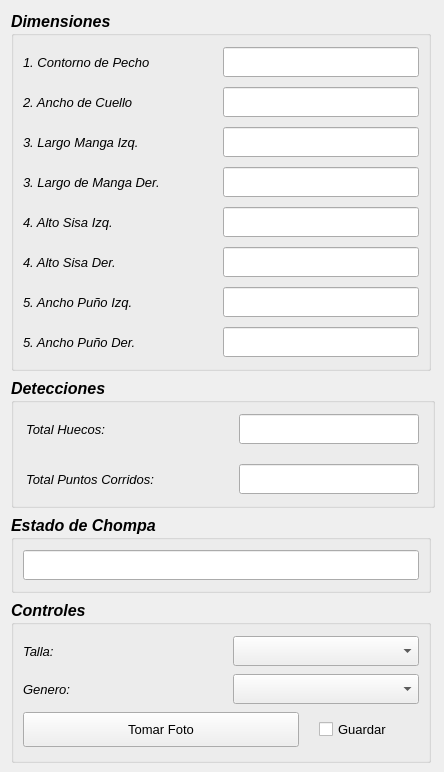
        <widget class="QWidget" name="analisis">
         <widget class="QGroupBox" name="groupBox">
          <property name="geometry">
           <rect>
            <x>11</x>
            <y>11</y>
            <width>420</width>
            <height>360</height>
           </rect>
          </property>
          <property name="sizePolicy">
           <sizepolicy hsizetype="Fixed" vsizetype="Expanding">
            <horstretch>0</horstretch>
            <verstretch>0</verstretch>
           </sizepolicy>
          </property>
          <property name="minimumSize">
           <size>
            <width>420</width>
            <height>360</height>
           </size>
          </property>
          <property name="font">
           <font>
            <pointsize>12</pointsize>
            <weight>75</weight>
            <italic>true</italic>
            <bold>true</bold>
           </font>
          </property>
          <property name="title">
           <string>Dimensiones</string>
          </property>
          <layout class="QVBoxLayout" name="verticalLayout_5">
           <item>
            <layout class="QGridLayout" name="gridLayout_2">
             <property name="spacing">
              <number>10</number>
             </property>
             <item row="0" column="0">
              <widget class="QLabel" name="label_expo_4">
               <property name="sizePolicy">
                <sizepolicy hsizetype="Fixed" vsizetype="Fixed">
                 <horstretch>0</horstretch>
                 <verstretch>0</verstretch>
                </sizepolicy>
               </property>
               <property name="minimumSize">
                <size>
                 <width>190</width>
                 <height>30</height>
                </size>
               </property>
               <property name="font">
                <font>
                 <family>Arial</family>
                 <pointsize>10</pointsize>
                 <weight>50</weight>
                 <italic>true</italic>
                 <bold>false</bold>
                 <strikeout>false</strikeout>
                </font>
               </property>
               <property name="text">
                <string>1. Contorno de Pecho</string>
               </property>
               <property name="alignment">
                <set>Qt::AlignLeading|Qt::AlignLeft|Qt::AlignVCenter</set>
               </property>
              </widget>
             </item>
             <item row="0" column="1">
              <widget class="QLineEdit" name="lineEdit_ancho">
               <property name="sizePolicy">
                <sizepolicy hsizetype="Preferred" vsizetype="Fixed">
                 <horstretch>0</horstretch>
                 <verstretch>0</verstretch>
                </sizepolicy>
               </property>
               <property name="minimumSize">
                <size>
                 <width>180</width>
                 <height>30</height>
                </size>
               </property>
               <property name="font">
                <font>
                 <family>Calibri</family>
                 <pointsize>12</pointsize>
                 <weight>75</weight>
                 <italic>true</italic>
                 <bold>true</bold>
                </font>
               </property>
              </widget>
             </item>
             <item row="1" column="0">
              <widget class="QLabel" name="label_expo_5">
               <property name="sizePolicy">
                <sizepolicy hsizetype="Fixed" vsizetype="Fixed">
                 <horstretch>0</horstretch>
                 <verstretch>0</verstretch>
                </sizepolicy>
               </property>
               <property name="minimumSize">
                <size>
                 <width>190</width>
                 <height>30</height>
                </size>
               </property>
               <property name="font">
                <font>
                 <family>Arial</family>
                 <pointsize>10</pointsize>
                 <weight>50</weight>
                 <italic>true</italic>
                 <bold>false</bold>
                 <strikeout>false</strikeout>
                </font>
               </property>
               <property name="text">
                <string>2. Ancho de Cuello</string>
               </property>
               <property name="alignment">
                <set>Qt::AlignLeading|Qt::AlignLeft|Qt::AlignVCenter</set>
               </property>
              </widget>
             </item>
             <item row="1" column="1">
              <widget class="QLineEdit" name="lineEdit_cuello">
               <property name="sizePolicy">
                <sizepolicy hsizetype="Preferred" vsizetype="Fixed">
                 <horstretch>0</horstretch>
                 <verstretch>0</verstretch>
                </sizepolicy>
               </property>
               <property name="minimumSize">
                <size>
                 <width>180</width>
                 <height>30</height>
                </size>
               </property>
               <property name="font">
                <font>
                 <family>Calibri</family>
                 <pointsize>12</pointsize>
                 <weight>75</weight>
                 <italic>true</italic>
                 <bold>true</bold>
                </font>
               </property>
              </widget>
             </item>
             <item row="2" column="0">
              <widget class="QLabel" name="label_expo_6">
               <property name="sizePolicy">
                <sizepolicy hsizetype="Fixed" vsizetype="Fixed">
                 <horstretch>0</horstretch>
                 <verstretch>0</verstretch>
                </sizepolicy>
               </property>
               <property name="minimumSize">
                <size>
                 <width>190</width>
                 <height>30</height>
                </size>
               </property>
               <property name="font">
                <font>
                 <family>Arial</family>
                 <pointsize>10</pointsize>
                 <weight>50</weight>
                 <italic>true</italic>
                 <bold>false</bold>
                 <strikeout>false</strikeout>
                </font>
               </property>
               <property name="text">
                <string>3. Largo Manga Izq.</string>
               </property>
               <property name="alignment">
                <set>Qt::AlignLeading|Qt::AlignLeft|Qt::AlignVCenter</set>
               </property>
              </widget>
             </item>
             <item row="2" column="1">
              <widget class="QLineEdit" name="lineEdit_largoizq">
               <property name="sizePolicy">
                <sizepolicy hsizetype="Preferred" vsizetype="Fixed">
                 <horstretch>0</horstretch>
                 <verstretch>0</verstretch>
                </sizepolicy>
               </property>
               <property name="minimumSize">
                <size>
                 <width>180</width>
                 <height>30</height>
                </size>
               </property>
               <property name="font">
                <font>
                 <family>Calibri</family>
                 <pointsize>12</pointsize>
                 <weight>75</weight>
                 <italic>true</italic>
                 <bold>true</bold>
                </font>
               </property>
              </widget>
             </item>
             <item row="3" column="0">
              <widget class="QLabel" name="label_expo_8">
               <property name="sizePolicy">
                <sizepolicy hsizetype="Fixed" vsizetype="Fixed">
                 <horstretch>0</horstretch>
                 <verstretch>0</verstretch>
                </sizepolicy>
               </property>
               <property name="minimumSize">
                <size>
                 <width>190</width>
                 <height>30</height>
                </size>
               </property>
               <property name="font">
                <font>
                 <family>Arial</family>
                 <pointsize>10</pointsize>
                 <weight>50</weight>
                 <italic>true</italic>
                 <bold>false</bold>
                 <strikeout>false</strikeout>
                </font>
               </property>
               <property name="text">
                <string>3. Largo de Manga Der.</string>
               </property>
               <property name="alignment">
                <set>Qt::AlignLeading|Qt::AlignLeft|Qt::AlignVCenter</set>
               </property>
              </widget>
             </item>
             <item row="3" column="1">
              <widget class="QLineEdit" name="lineEdit_largoder">
               <property name="sizePolicy">
                <sizepolicy hsizetype="Preferred" vsizetype="Fixed">
                 <horstretch>0</horstretch>
                 <verstretch>0</verstretch>
                </sizepolicy>
               </property>
               <property name="minimumSize">
                <size>
                 <width>180</width>
                 <height>30</height>
                </size>
               </property>
               <property name="font">
                <font>
                 <family>Calibri</family>
                 <pointsize>12</pointsize>
                 <weight>75</weight>
                 <italic>true</italic>
                 <bold>true</bold>
                </font>
               </property>
              </widget>
             </item>
             <item row="4" column="0">
              <widget class="QLabel" name="label_expo_9">
               <property name="sizePolicy">
                <sizepolicy hsizetype="Fixed" vsizetype="Fixed">
                 <horstretch>0</horstretch>
                 <verstretch>0</verstretch>
                </sizepolicy>
               </property>
               <property name="minimumSize">
                <size>
                 <width>190</width>
                 <height>30</height>
                </size>
               </property>
               <property name="font">
                <font>
                 <family>Arial</family>
                 <pointsize>10</pointsize>
                 <weight>50</weight>
                 <italic>true</italic>
                 <bold>false</bold>
                 <strikeout>false</strikeout>
                </font>
               </property>
               <property name="text">
                <string>4. Alto Sisa Izq.</string>
               </property>
               <property name="alignment">
                <set>Qt::AlignLeading|Qt::AlignLeft|Qt::AlignVCenter</set>
               </property>
              </widget>
             </item>
             <item row="4" column="1">
              <widget class="QLineEdit" name="lineEdit_sisaizq">
               <property name="sizePolicy">
                <sizepolicy hsizetype="Preferred" vsizetype="Fixed">
                 <horstretch>0</horstretch>
                 <verstretch>0</verstretch>
                </sizepolicy>
               </property>
               <property name="minimumSize">
                <size>
                 <width>180</width>
                 <height>30</height>
                </size>
               </property>
               <property name="font">
                <font>
                 <family>Calibri</family>
                 <pointsize>12</pointsize>
                 <weight>75</weight>
                 <italic>true</italic>
                 <bold>true</bold>
                </font>
               </property>
              </widget>
             </item>
             <item row="5" column="0">
              <widget class="QLabel" name="label_expo_10">
               <property name="sizePolicy">
                <sizepolicy hsizetype="Fixed" vsizetype="Fixed">
                 <horstretch>0</horstretch>
                 <verstretch>0</verstretch>
                </sizepolicy>
               </property>
               <property name="minimumSize">
                <size>
                 <width>190</width>
                 <height>30</height>
                </size>
               </property>
               <property name="font">
                <font>
                 <family>Arial</family>
                 <pointsize>10</pointsize>
                 <weight>50</weight>
                 <italic>true</italic>
                 <bold>false</bold>
                 <strikeout>false</strikeout>
                </font>
               </property>
               <property name="text">
                <string>4. Alto Sisa Der.</string>
               </property>
               <property name="alignment">
                <set>Qt::AlignLeading|Qt::AlignLeft|Qt::AlignVCenter</set>
               </property>
              </widget>
             </item>
             <item row="5" column="1">
              <widget class="QLineEdit" name="lineEdit_sisader">
               <property name="sizePolicy">
                <sizepolicy hsizetype="Preferred" vsizetype="Fixed">
                 <horstretch>0</horstretch>
                 <verstretch>0</verstretch>
                </sizepolicy>
               </property>
               <property name="minimumSize">
                <size>
                 <width>180</width>
                 <height>30</height>
                </size>
               </property>
               <property name="font">
                <font>
                 <family>Calibri</family>
                 <pointsize>12</pointsize>
                 <weight>75</weight>
                 <italic>true</italic>
                 <bold>true</bold>
                </font>
               </property>
              </widget>
             </item>
             <item row="6" column="0">
              <widget class="QLabel" name="label_expo_13">
               <property name="sizePolicy">
                <sizepolicy hsizetype="Fixed" vsizetype="Fixed">
                 <horstretch>0</horstretch>
                 <verstretch>0</verstretch>
                </sizepolicy>
               </property>
               <property name="minimumSize">
                <size>
                 <width>190</width>
                 <height>30</height>
                </size>
               </property>
               <property name="font">
                <font>
                 <family>Arial</family>
                 <pointsize>10</pointsize>
                 <weight>50</weight>
                 <italic>true</italic>
                 <bold>false</bold>
                 <strikeout>false</strikeout>
                </font>
               </property>
               <property name="text">
                <string>5. Ancho Puño Izq.</string>
               </property>
               <property name="alignment">
                <set>Qt::AlignLeading|Qt::AlignLeft|Qt::AlignVCenter</set>
               </property>
              </widget>
             </item>
             <item row="6" column="1">
              <widget class="QLineEdit" name="lineEdit_punoizq">
               <property name="sizePolicy">
                <sizepolicy hsizetype="Preferred" vsizetype="Fixed">
                 <horstretch>0</horstretch>
                 <verstretch>0</verstretch>
                </sizepolicy>
               </property>
               <property name="minimumSize">
                <size>
                 <width>180</width>
                 <height>30</height>
                </size>
               </property>
               <property name="font">
                <font>
                 <family>Calibri</family>
                 <pointsize>12</pointsize>
                 <weight>75</weight>
                 <italic>true</italic>
                 <bold>true</bold>
                </font>
               </property>
              </widget>
             </item>
             <item row="7" column="0">
              <widget class="QLabel" name="label_expo_14">
               <property name="sizePolicy">
                <sizepolicy hsizetype="Fixed" vsizetype="Fixed">
                 <horstretch>0</horstretch>
                 <verstretch>0</verstretch>
                </sizepolicy>
               </property>
               <property name="minimumSize">
                <size>
                 <width>190</width>
                 <height>30</height>
                </size>
               </property>
               <property name="font">
                <font>
                 <family>Arial</family>
                 <pointsize>10</pointsize>
                 <weight>50</weight>
                 <italic>true</italic>
                 <bold>false</bold>
                 <strikeout>false</strikeout>
                </font>
               </property>
               <property name="text">
                <string>5. Ancho Puño Der.</string>
               </property>
               <property name="alignment">
                <set>Qt::AlignLeading|Qt::AlignLeft|Qt::AlignVCenter</set>
               </property>
              </widget>
             </item>
             <item row="7" column="1">
              <widget class="QLineEdit" name="lineEdit_punoder">
               <property name="sizePolicy">
                <sizepolicy hsizetype="Preferred" vsizetype="Fixed">
                 <horstretch>0</horstretch>
                 <verstretch>0</verstretch>
                </sizepolicy>
               </property>
               <property name="minimumSize">
                <size>
                 <width>180</width>
                 <height>30</height>
                </size>
               </property>
               <property name="font">
                <font>
                 <family>Calibri</family>
                 <pointsize>12</pointsize>
                 <weight>75</weight>
                 <italic>true</italic>
                 <bold>true</bold>
                </font>
               </property>
              </widget>
             </item>
            </layout>
           </item>
          </layout>
         </widget>
         <widget class="QGroupBox" name="groupBox_2">
          <property name="geometry">
           <rect>
            <x>11</x>
            <y>378</y>
            <width>424</width>
            <height>130</height>
           </rect>
          </property>
          <property name="sizePolicy">
           <sizepolicy hsizetype="Fixed" vsizetype="Expanding">
            <horstretch>0</horstretch>
            <verstretch>0</verstretch>
           </sizepolicy>
          </property>
          <property name="minimumSize">
           <size>
            <width>420</width>
            <height>120</height>
           </size>
          </property>
          <property name="font">
           <font>
            <pointsize>12</pointsize>
            <weight>75</weight>
            <italic>true</italic>
            <bold>true</bold>
           </font>
          </property>
          <property name="title">
           <string>Detecciones</string>
          </property>
          <layout class="QVBoxLayout" name="verticalLayout_4">
           <item>
            <layout class="QGridLayout" name="gridLayout_3">
             <property name="spacing">
              <number>20</number>
             </property>
             <item row="0" column="0">
              <widget class="QLabel" name="label_huecos">
               <property name="sizePolicy">
                <sizepolicy hsizetype="Fixed" vsizetype="Fixed">
                 <horstretch>0</horstretch>
                 <verstretch>0</verstretch>
                </sizepolicy>
               </property>
               <property name="minimumSize">
                <size>
                 <width>190</width>
                 <height>30</height>
                </size>
               </property>
               <property name="font">
                <font>
                 <family>Arial</family>
                 <pointsize>10</pointsize>
                 <weight>50</weight>
                 <italic>true</italic>
                 <bold>false</bold>
                 <strikeout>false</strikeout>
                </font>
               </property>
               <property name="text">
                <string>Total Huecos:</string>
               </property>
               <property name="alignment">
                <set>Qt::AlignLeading|Qt::AlignLeft|Qt::AlignVCenter</set>
               </property>
              </widget>
             </item>
             <item row="1" column="0">
              <widget class="QLabel" name="label_corridos">
               <property name="sizePolicy">
                <sizepolicy hsizetype="Fixed" vsizetype="Fixed">
                 <horstretch>0</horstretch>
                 <verstretch>0</verstretch>
                </sizepolicy>
               </property>
               <property name="minimumSize">
                <size>
                 <width>190</width>
                 <height>30</height>
                </size>
               </property>
               <property name="font">
                <font>
                 <family>Arial</family>
                 <pointsize>10</pointsize>
                 <weight>50</weight>
                 <italic>true</italic>
                 <bold>false</bold>
                 <strikeout>false</strikeout>
                </font>
               </property>
               <property name="text">
                <string>Total Puntos Corridos:</string>
               </property>
               <property name="alignment">
                <set>Qt::AlignLeading|Qt::AlignLeft|Qt::AlignVCenter</set>
               </property>
              </widget>
             </item>
             <item row="0" column="1">
              <widget class="QLineEdit" name="lineEdit_huecos">
               <property name="sizePolicy">
                <sizepolicy hsizetype="Fixed" vsizetype="Fixed">
                 <horstretch>0</horstretch>
                 <verstretch>0</verstretch>
                </sizepolicy>
               </property>
               <property name="minimumSize">
                <size>
                 <width>180</width>
                 <height>30</height>
                </size>
               </property>
               <property name="font">
                <font>
                 <family>Calibri</family>
                 <pointsize>12</pointsize>
                 <weight>75</weight>
                 <italic>true</italic>
                 <bold>true</bold>
                </font>
               </property>
              </widget>
             </item>
             <item row="1" column="1">
              <widget class="QLineEdit" name="lineEdit_puntos">
               <property name="sizePolicy">
                <sizepolicy hsizetype="Fixed" vsizetype="Fixed">
                 <horstretch>0</horstretch>
                 <verstretch>0</verstretch>
                </sizepolicy>
               </property>
               <property name="minimumSize">
                <size>
                 <width>180</width>
                 <height>30</height>
                </size>
               </property>
               <property name="font">
                <font>
                 <family>Calibri</family>
                 <pointsize>12</pointsize>
                 <weight>75</weight>
                 <italic>true</italic>
                 <bold>true</bold>
                </font>
               </property>
              </widget>
             </item>
            </layout>
           </item>
          </layout>
         </widget>
         <widget class="QGroupBox" name="groupBox_4">
          <property name="geometry">
           <rect>
            <x>11</x>
            <y>600</y>
            <width>420</width>
            <height>163</height>
           </rect>
          </property>
          <property name="sizePolicy">
           <sizepolicy hsizetype="Fixed" vsizetype="Expanding">
            <horstretch>0</horstretch>
            <verstretch>0</verstretch>
           </sizepolicy>
          </property>
          <property name="minimumSize">
           <size>
            <width>420</width>
            <height>80</height>
           </size>
          </property>
          <property name="font">
           <font>
            <pointsize>12</pointsize>
            <weight>75</weight>
            <italic>true</italic>
            <bold>true</bold>
           </font>
          </property>
          <property name="title">
           <string>Controles</string>
          </property>
          <layout class="QVBoxLayout" name="verticalLayout_2">
           <item>
            <layout class="QHBoxLayout" name="horizontalLayout_6">
             <property name="spacing">
              <number>20</number>
             </property>
             <item>
              <widget class="QLabel" name="label_talla">
               <property name="sizePolicy">
                <sizepolicy hsizetype="Fixed" vsizetype="Fixed">
                 <horstretch>0</horstretch>
                 <verstretch>0</verstretch>
                </sizepolicy>
               </property>
               <property name="minimumSize">
                <size>
                 <width>190</width>
                 <height>30</height>
                </size>
               </property>
               <property name="font">
                <font>
                 <family>Arial</family>
                 <pointsize>10</pointsize>
                 <weight>50</weight>
                 <italic>true</italic>
                 <bold>false</bold>
                 <strikeout>false</strikeout>
                </font>
               </property>
               <property name="text">
                <string>Talla:</string>
               </property>
               <property name="alignment">
                <set>Qt::AlignLeading|Qt::AlignLeft|Qt::AlignVCenter</set>
               </property>
              </widget>
             </item>
             <item>
              <widget class="QComboBox" name="comboBox_talla">
               <property name="minimumSize">
                <size>
                 <width>180</width>
                 <height>30</height>
                </size>
               </property>
              </widget>
             </item>
            </layout>
           </item>
           <item>
            <layout class="QHBoxLayout" name="horizontalLayout_11">
             <property name="spacing">
              <number>20</number>
             </property>
             <item>
              <widget class="QLabel" name="label_genero">
               <property name="sizePolicy">
                <sizepolicy hsizetype="Fixed" vsizetype="Fixed">
                 <horstretch>0</horstretch>
                 <verstretch>0</verstretch>
                </sizepolicy>
               </property>
               <property name="minimumSize">
                <size>
                 <width>190</width>
                 <height>30</height>
                </size>
               </property>
               <property name="font">
                <font>
                 <family>Arial</family>
                 <pointsize>10</pointsize>
                 <weight>50</weight>
                 <italic>true</italic>
                 <bold>false</bold>
                 <strikeout>false</strikeout>
                </font>
               </property>
               <property name="text">
                <string>Genero:</string>
               </property>
               <property name="alignment">
                <set>Qt::AlignLeading|Qt::AlignLeft|Qt::AlignVCenter</set>
               </property>
              </widget>
             </item>
             <item>
              <widget class="QComboBox" name="comboBox_genero">
               <property name="minimumSize">
                <size>
                 <width>180</width>
                 <height>30</height>
                </size>
               </property>
              </widget>
             </item>
            </layout>
           </item>
           <item>
            <layout class="QHBoxLayout" name="horizontalLayout_12">
             <property name="spacing">
              <number>20</number>
             </property>
             <item>
              <widget class="QPushButton" name="pushButton_disparar">
               <property name="sizePolicy">
                <sizepolicy hsizetype="Expanding" vsizetype="Fixed">
                 <horstretch>0</horstretch>
                 <verstretch>0</verstretch>
                </sizepolicy>
               </property>
               <property name="minimumSize">
                <size>
                 <width>260</width>
                 <height>35</height>
                </size>
               </property>
               <property name="font">
                <font>
                 <pointsize>10</pointsize>
                 <weight>50</weight>
                 <italic>false</italic>
                 <bold>false</bold>
                </font>
               </property>
               <property name="text">
                <string>Tomar Foto</string>
               </property>
              </widget>
             </item>
             <item>
              <widget class="QCheckBox" name="checkBox_guardar">
               <property name="sizePolicy">
                <sizepolicy hsizetype="Minimum" vsizetype="Fixed">
                 <horstretch>0</horstretch>
                 <verstretch>0</verstretch>
                </sizepolicy>
               </property>
               <property name="minimumSize">
                <size>
                 <width>100</width>
                 <height>0</height>
                </size>
               </property>
               <property name="font">
                <font>
                 <pointsize>10</pointsize>
                 <weight>50</weight>
                 <italic>false</italic>
                 <bold>false</bold>
                </font>
               </property>
               <property name="layoutDirection">
                <enum>Qt::LeftToRight</enum>
               </property>
               <property name="autoFillBackground">
                <bool>false</bool>
               </property>
               <property name="text">
                <string>Guardar</string>
               </property>
              </widget>
             </item>
            </layout>
           </item>
          </layout>
         </widget>
         <widget class="QGroupBox" name="groupBox_3">
          <property name="geometry">
           <rect>
            <x>11</x>
            <y>515</y>
            <width>420</width>
            <height>78</height>
           </rect>
          </property>
          <property name="sizePolicy">
           <sizepolicy hsizetype="Fixed" vsizetype="Expanding">
            <horstretch>0</horstretch>
            <verstretch>0</verstretch>
           </sizepolicy>
          </property>
          <property name="minimumSize">
           <size>
            <width>420</width>
            <height>0</height>
           </size>
          </property>
          <property name="font">
           <font>
            <pointsize>12</pointsize>
            <weight>75</weight>
            <italic>true</italic>
            <bold>true</bold>
           </font>
          </property>
          <property name="title">
           <string>Estado de Chompa</string>
          </property>
          <layout class="QHBoxLayout" name="horizontalLayout_13">
           <item>
            <widget class="QLineEdit" name="lineEdit_estado">
             <property name="sizePolicy">
              <sizepolicy hsizetype="Expanding" vsizetype="Fixed">
               <horstretch>0</horstretch>
               <verstretch>0</verstretch>
              </sizepolicy>
             </property>
             <property name="minimumSize">
              <size>
               <width>180</width>
               <height>30</height>
              </size>
             </property>
             <property name="font">
              <font>
               <family>Calibri</family>
               <pointsize>12</pointsize>
               <weight>75</weight>
               <italic>true</italic>
               <bold>true</bold>
              </font>
             </property>
            </widget>
           </item>
          </layout>
         </widget>
        </widget>
